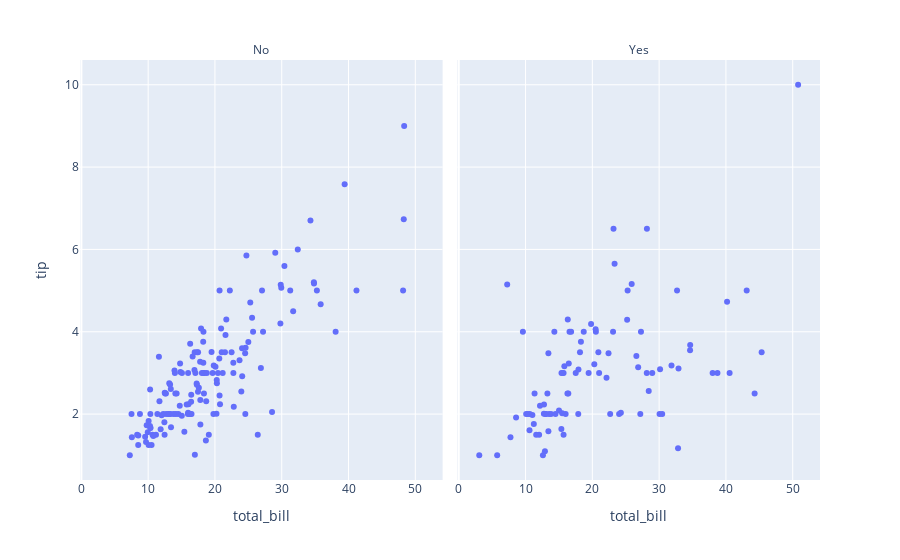

Notebook source saved alongside this figure:
### Code cell
fig = px.scatter(px.data.tips(), x="total_bill", y="tip", facet_col="smoker")
fig.for_each_annotation(lambda a: a.update(text=a.text.split("=")[-1]))
fig.show()

### Figure 1 — Plotly figure (JSON) as saved in the notebook; plotly's stock layout.template omitted (floating-point values rounded to 4 significant figures; data arrays with more than 128 entries replaced by an {"elided": "..."} marker saying what was removed)
{"data": [{"hovertemplate": "smoker=No<br>total_bill=%{x}<br>tip=%{y}<extra></extra>", "legendgroup": "", "marker": {"color": "#636efa", "symbol": "circle"}, "mode": "markers", "name": "", "showlegend": false, "type": "scatter", "x": {"elided": "151 float values"}, "xaxis": "x", "y": {"elided": "151 float values"}, "yaxis": "y"}, {"hovertemplate": "smoker=Yes<br>total_bill=%{x}<br>tip=%{y}<extra></extra>", "legendgroup": "", "marker": {"color": "#636efa", "symbol": "circle"}, "mode": "markers", "name": "", "showlegend": false, "type": "scatter", "x": [38.01, 11.24, 20.29, 13.81, 11.02, 18.29, 3.07, 15.01, 26.86, 25.28, 17.92, 19.44, 32.68, 28.97, 5.75, 16.32, 40.17, 27.28, 12.03, 21.01, 11.35, 15.38, 44.3, 22.42, 15.36, 20.49, 25.21, 14.31, 16, 17.51, 10.59, 10.63, 50.81, 15.81, 7.25, 31.85, 16.82, 32.9, 17.89, 14.48, 9.6, 34.63, 34.65, 23.33, 45.35, 23.17, 40.55, 20.9, 30.46, 18.15, 23.1, 15.69, 19.81, 28.44, 15.48, 16.58, 10.34, 43.11, 13, 13.51, 18.71, 12.74, 13, 16.4, 20.53, 16.47, 26.59, 38.73, 24.27, 12.76, 30.06, 25.89, 13.27, 28.17, 12.9, 28.15, 11.59, 7.74, 30.14, 12.16, 13.42, 8.58, 13.42, 16.27, 10.09, 22.12, 24.01, 15.69, 15.53, 12.6, 32.83, 27.18, 22.67], "xaxis": "x2", "y": [3, 1.76, 3.21, 2, 1.98, 3.76, 1, 2.09, 3.14, 5, 3.08, 3, 5, 3, 1, 4.3, 4.73, 4, 1.5, 3, 2.5, 3, 2.5, 3.48, 1.64, 4.06, 4.29, 4, 2, 3, 1.61, 2, 10, 3.16, 5.15, 3.18, 4, 3.11, 2, 2, 4, 3.55, 3.68, 5.65, 3.5, 6.5, 3, 3.5, 2, 3.5, 4, 1.5, 4.19, 2.56, 2.02, 4, 2, 5, 2, 2, 4, 2.01, 2, 2.5, 4, 3.23, 3.41, 3, 2.03, 2.23, 2, 5.16, 2.5, 6.5, 1.1, 3, 1.5, 1.44, 3.09, 2.2, 3.48, 1.92, 1.58, 2.5, 2, 2.88, 2, 3, 3, 1, 1.17, 2, 2], "yaxis": "y2"}], "layout": {"annotations": [{"font": {}, "showarrow": false, "text": "No", "x": 0.245, "xanchor": "center", "xref": "paper", "y": 1, "yanchor": "bottom", "yref": "paper"}, {"font": {}, "showarrow": false, "text": "Yes", "x": 0.755, "xanchor": "center", "xref": "paper", "y": 1, "yanchor": "bottom", "yref": "paper"}], "legend": {"tracegroupgap": 0}, "margin": {"t": 60}, "xaxis": {"anchor": "y", "domain": [0, 0.49], "title": {"text": "total_bill"}}, "xaxis2": {"anchor": "y2", "domain": [0.51, 1], "matches": "x", "title": {"text": "total_bill"}}, "yaxis": {"anchor": "x", "domain": [0, 1], "title": {"text": "tip"}}, "yaxis2": {"anchor": "x2", "domain": [0, 1], "matches": "y", "showticklabels": false}}}
